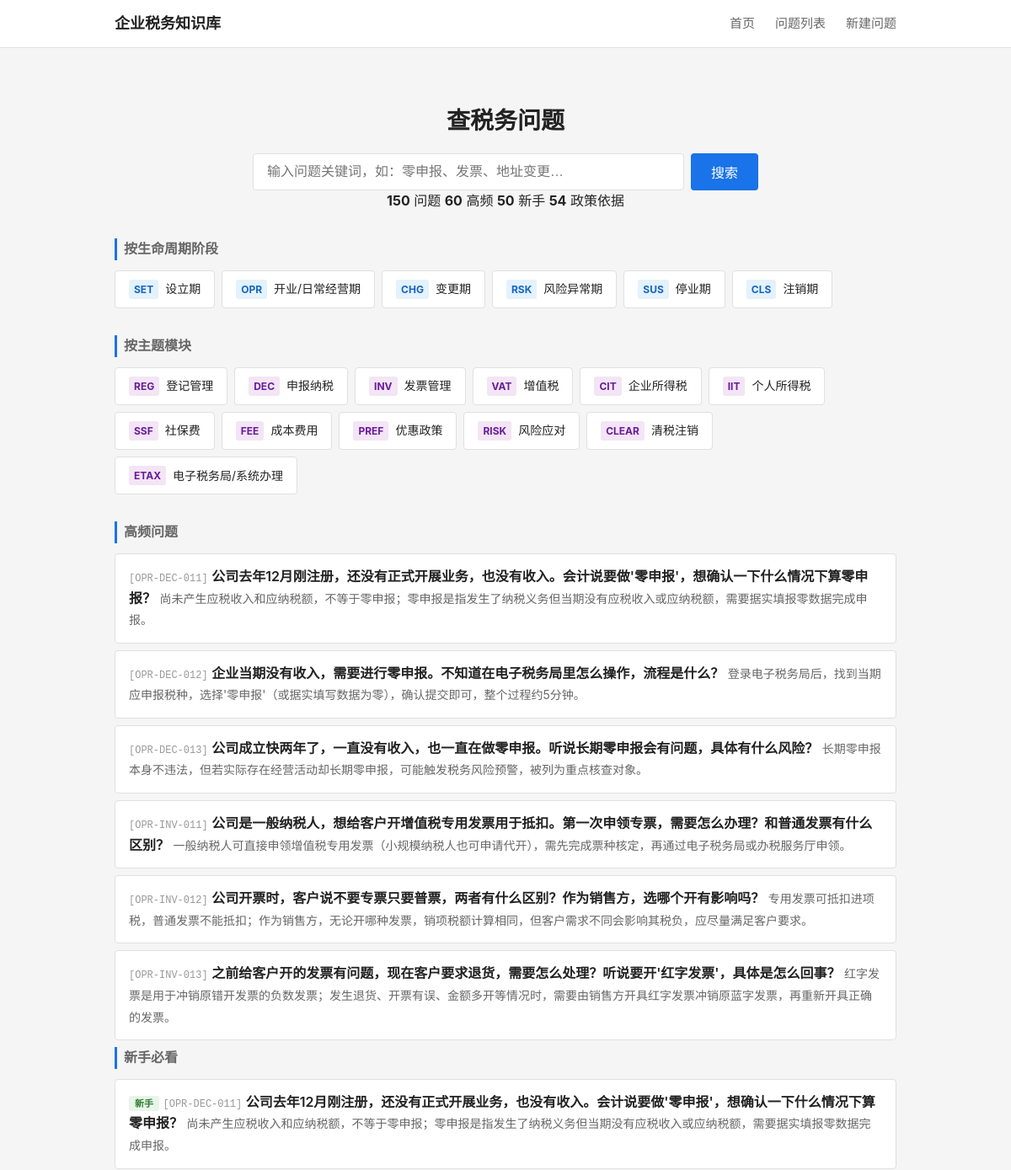
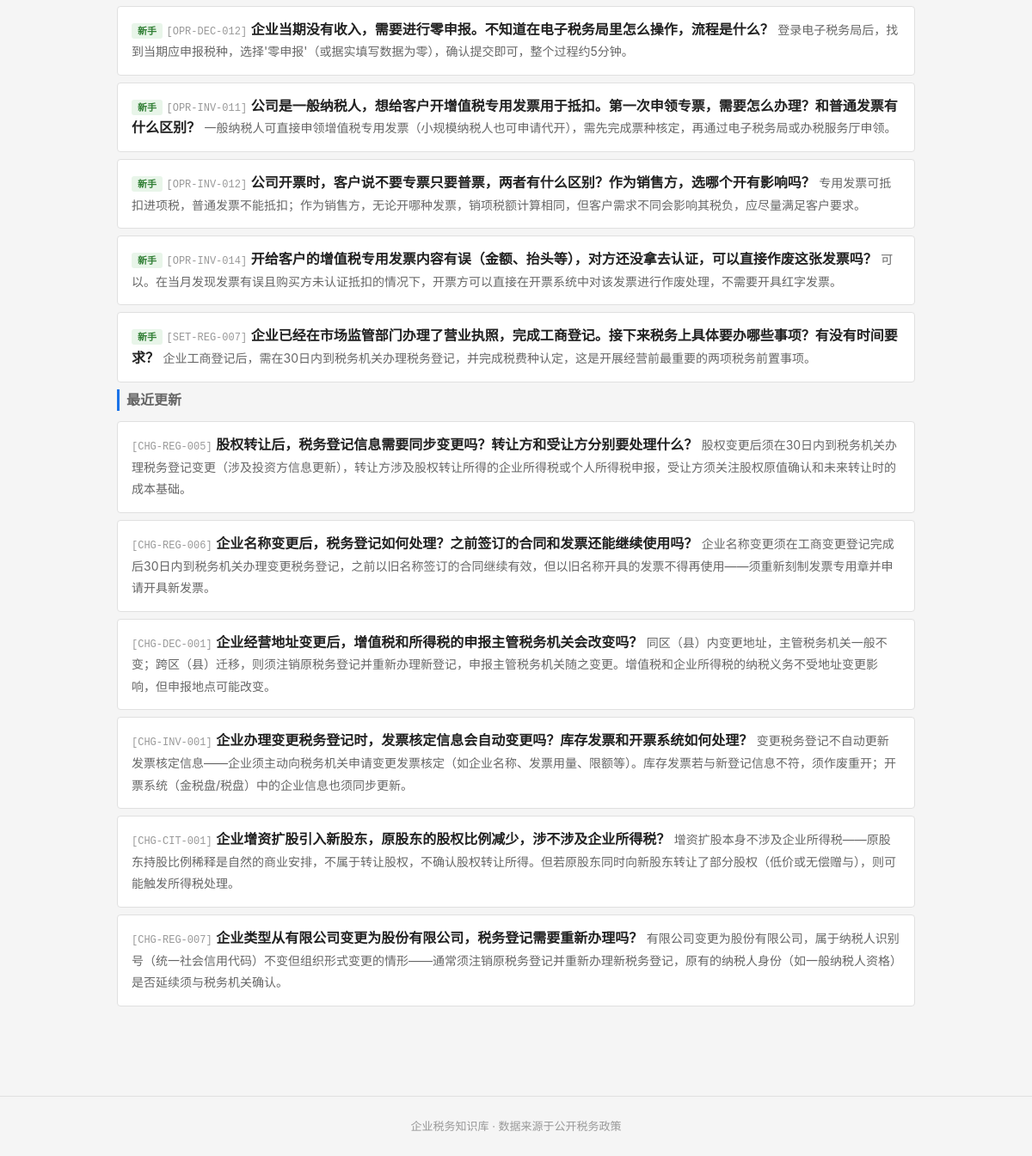
The page / on the database its author committed (2 pictures, top to bottom).
### tables this page shows
CREATE TABLE tag_dict (
    id              INTEGER PRIMARY KEY AUTOINCREMENT,
    tag_code        TEXT NOT NULL UNIQUE,
    tag_name        TEXT NOT NULL,
    tag_category    TEXT,
    parent_id       INTEGER,
    display_order   INTEGER NOT NULL DEFAULT 1,
    status          TEXT NOT NULL DEFAULT 'active',

    FOREIGN KEY (parent_id) REFERENCES tag_dict(id) ON DELETE SET NULL
);

CREATE TABLE question_master (
    id              INTEGER PRIMARY KEY AUTOINCREMENT,
    question_code   TEXT NOT NULL UNIQUE,
    question_title  TEXT NOT NULL,
    question_plain  TEXT NOT NULL,

    -- 分类
    stage_code      TEXT NOT NULL,
    module_code     TEXT NOT NULL,
    question_type   TEXT NOT NULL,

    -- 答案
    one_line_answer TEXT NOT NULL,
    detailed_answer TEXT,
    core_definition TEXT,

    -- 条件与边界
    applicable_conditions TEXT,
    exceptions_boundary   TEXT,

    -- 实务
    practical_steps TEXT,
    risk_warning    TEXT,

    -- 适用范围
    scope_level     TEXT NOT NULL DEFAULT 'scope_national',
    local_region    TEXT,

    -- 确定性
    answer_certainty TEXT NOT NULL DEFAULT 'certain_clear',

    -- 元数据
    keywords        TEXT,
    high_frequency_flag INTEGER NOT NULL DEFAULT 0,
    newbie_flag     INTEGER NOT NULL DEFAULT 0,

    -- 版本管理
    status          TEXT NOT NULL DEFAULT 'draft',
    version_no      INTEGER NOT NULL DEFAULT 1,

    -- 审计字段
    created_at      TEXT NOT NULL DEFAULT (datetime('now')),
    updated_at      TEXT NOT NULL DEFAULT (datetime('now'))
);

### backend/app.py (the view)
    @app.route('/')
    def index():
        from services.question_service import QuestionService
        svc = QuestionService()
        stages = svc.get_stages()
        modules = svc.get_modules()
        high_freq = svc.get_high_frequency(limit=6)
        newbie = svc.get_newbie(limit=6)
        recent = svc.get_recent_updates(limit=6)
        stats = svc.get_stats()
        return render_template('index.html',
                               stages=stages, modules=modules,
                               high_freq=high_freq, newbie=newbie, recent=recent,
                               stats=stats)

### backend/services/question_service.py (called while the page is built)
    def _query(self, sql, params=None):
        conn = sqlite3.connect(self.db_path)
        conn.execute("PRAGMA foreign_keys = ON")
        conn.row_factory = sqlite3.Row
        cur = conn.cursor()
        if params:
            cur.execute(sql, params)
        else:
            cur.execute(sql)
        rows = cur.fetchall()
        conn.close()
        return [dict(r) for r in rows]

    def get_stages(self):
        return self._query("""
            SELECT tag_code, tag_name
            FROM tag_dict
            WHERE tag_category = 'stage'
            ORDER BY display_order
        """)

    def get_modules(self):
        return self._query("""
            SELECT tag_code, tag_name
            FROM tag_dict
            WHERE tag_category = 'module'
            ORDER BY display_order
        """)

    def get_high_frequency(self, limit=10):
        return self._query("""
            SELECT question_code, question_plain, question_title, one_line_answer, stage_code
            FROM question_master
            WHERE status = 'active' AND high_frequency_flag = 1
            ORDER BY updated_at DESC
            LIMIT ?
        """, (limit,))

    def get_newbie(self, limit=10):
        return self._query("""
            SELECT question_code, question_plain, question_title, one_line_answer, stage_code
            FROM question_master
            WHERE status = 'active' AND newbie_flag = 1
            ORDER BY updated_at DESC
            LIMIT ?
        """, (limit,))

    def get_recent_updates(self, limit=10):
        return self._query("""
            SELECT DISTINCT
                q.question_code, q.question_plain, q.question_title, q.one_line_answer,
                q.stage_code, q.updated_at,
                qul.change_summary
            FROM question_master q
            JOIN (
                SELECT question_id, MAX(update_date) as max_date
                FROM question_update_log
                GROUP BY question_id
            ) latest ON q.id = latest.question_id
            JOIN question_update_log qul ON q.id = qul.question_id
                AND qul.update_date = latest.max_date
            WHERE q.status = 'active'
            ORDER BY qul.update_date DESC
            LIMIT ?
        """, (limit,))

### frontend/templates/index.html (shortened to what this page needs)
{% extends "base.html" %}
{% block main %}
<section class="search-section">
    <h1>查税务问题</h1>
    <form action="/questions" method="get" class="search-form">
        <input type="text" name="keyword" placeholder="输入问题关键词，如：零申报、发票、地址变更…" class="search-input">
        <button type="submit" class="search-btn">搜索</button>
    </form>
    {% if stats %}
    <div class="stats-bar">
        <span><strong>{{ stats.total_questions }}</strong> 问题</span>
        <span><strong>{{ stats.total_hf }}</strong> 高频</span>
        <span><strong>{{ stats.total_newbie }}</strong> 新手</span>
        <span><strong>{{ stats.total_policies }}</strong> 政策依据</span>
    </div>
    {% endif %}
</section>
<section class="nav-section">
    <h2 class="section-title">按生命周期阶段</h2>
    <div class="card-grid stage-grid">
        {% for s in stages %}
        <a href="/questions?stage={{ s.tag_code }}" class="card card-stage">
            <span class="card-code">{{ s.tag_code }}</span>
            <span class="card-name">{{ s.tag_name }}</span>
        </a>
        {% endfor %}
    </div>
</section>
<section class="nav-section">
    <h2 class="section-title">按主题模块</h2>
    <div class="card-grid module-grid">
        {% for m in modules %}
        <a href="/questions?module={{ m.tag_code }}" class="card card-module">
            <span class="card-code">{{ m.tag_code }}</span>
            <span class="card-name">{{ m.tag_name }}</span>
        </a>
        {% endfor %}
    </div>
</section>
{% if high_freq %}
<section class="list-section">
    <h2 class="section-title">高频问题</h2>
    <ul class="question-list">
        {% for q in high_freq %}
        <li class="question-item">
            <a href="/question/{{ q.question_code }}" class="question-link">
                <span class="q-code">[{{ q.question_code }}]</span>
                <span class="q-title">{{ q.question_plain }}</span>
                <span class="q-answer">{{ q.one_line_answer }}</span>
            </a>
        </li>
        {% endfor %}
    </ul>
</section>
{% endif %}
{% if newbie %}
<section class="list-section">
    <h2 class="section-title">新手必看</h2>
    <ul class="question-list">
        {% for q in newbie %}
        <li class="question-item">
            <a href="/question/{{ q.question_code }}" class="question-link">
                <span class="q-badge newbie">新手</span>
                <span class="q-code">[{{ q.question_code }}]</span>
                <span class="q-title">{{ q.question_plain }}</span>
                <span class="q-answer">{{ q.one_line_answer }}</span>
            </a>
        </li>
        {% endfor %}
    </ul>
</section>
{% endif %}
{% if recent %}
<section class="list-section">
    <h2 class="section-title">最近更新</h2>
    <ul class="question-list">
        {% for q in recent %}
        <li class="question-item">
            <a href="/question/{{ q.question_code }}" class="question-link">
                <span class="q-code">[{{ q.question_code }}]</span>
                <span class="q-title">{{ q.question_plain }}</span>
                <span class="q-answer">{{ q.one_line_answer }}</span>
            </a>
        </li>
        {% endfor %}
    </ul>
</section>
{% endif %}
{% endblock %}

### frontend/static/css/style.css (style rules this page uses)
:root { --bg: #f5f5f5; --surface: #ffffff; --border: #e0e0e0; --text: #222222; --text-secondary: #666666; --text-light: #999999; --accent: #1a73e8; --accent-hover: #1557b0; --warning-bg: #fff8e1; --warning-border: #ffc107; --exception-bg: #fff3e0; --exception-border: #ff9800; --tag-stage: #e3f2fd; --tag-module: #f3e5f5; --tag-hf: #fce4ec; --tag-newbie: #e8f5e9; --certainty-clear: #c8e6c9; --certainty-condition: #fff9c4; --certainty-dispute: #ffcdd2; }
* { box-sizing: border-box; margin: 0; padding: 0; }
body { font-family: -apple-system, BlinkMacSystemFont, "Segoe UI", Roboto, "Helvetica Neue", Arial, sans-serif; background: var(--bg); color: var(--text); line-height: 1.6; }
a { color: var(--accent); text-decoration: none; }
.search-section { text-align: center; padding: 40px 0 32px; }
.search-section h1 { font-size: 28px; margin-bottom: 16px; }
.search-form { display: flex; gap: 8px; max-width: 600px; margin: 0 auto; }
.search-input { flex: 1; padding: 10px 16px; font-size: 16px; border: 1px solid var(--border); border-radius: 4px; outline: none; }
.search-btn { padding: 10px 24px; font-size: 16px; background: var(--accent); color: white; border: none; border-radius: 4px; cursor: pointer; }
.section-title { font-size: 16px; font-weight: 600; color: var(--text-secondary); margin-bottom: 12px; border-left: 3px solid var(--accent); padding-left: 8px; }
.nav-section { margin-bottom: 32px; }
.card-grid { display: flex; flex-wrap: wrap; gap: 8px; }
.card { display: flex; align-items: center; gap: 8px; padding: 10px 16px; background: var(--surface); border: 1px solid var(--border); border-radius: 4px; transition: border-color 0.15s; }
.card-code { font-size: 12px; font-weight: 700; color: var(--accent); background: #e8f0fe; padding: 2px 6px; border-radius: 3px; }
.card-stage .card-code { background: var(--tag-stage); color: #1565c0; }
.card-module .card-code { background: var(--tag-module); color: #6a1b9a; }
.card-name { font-size: 14px; color: var(--text); }
.question-list { list-style: none; }
.question-item { margin-bottom: 8px; }
.question-link { display: block; padding: 14px 16px; background: var(--surface); border: 1px solid var(--border); border-radius: 4px; }
.q-code { font-size: 12px; color: var(--text-light); font-family: monospace; }
.q-badge { font-size: 11px; padding: 2px 7px; border-radius: 3px; font-weight: 600; }
.q-badge.newbie { background: var(--tag-newbie); color: #2e7d32; }
.q-title { font-size: 16px; font-weight: 600; color: var(--text); margin-bottom: 4px; }
.q-answer { font-size: 14px; color: var(--text-secondary); }

### rows shown on the page
tag_dict: tag_code "SET", tag_name "设立期"
tag_dict: tag_code "OPR", tag_name "开业/日常经营期"
tag_dict: tag_code "CHG", tag_name "变更期"
tag_dict: tag_code "RSK", tag_name "风险异常期"
tag_dict: tag_code "SUS", tag_name "停业期"
tag_dict: tag_code "CLS", tag_name "注销期"
tag_dict: tag_code "REG", tag_name "登记管理"
tag_dict: tag_code "DEC", tag_name "申报纳税"
tag_dict: tag_code "INV", tag_name "发票管理"
tag_dict: tag_code "VAT", tag_name "增值税"
tag_dict: tag_code "CIT", tag_name "企业所得税"
tag_dict: tag_code "IIT", tag_name "个人所得税"
tag_dict: tag_code "SSF", tag_name "社保费"
tag_dict: tag_code "FEE", tag_name "成本费用"
tag_dict: tag_code "PREF", tag_name "优惠政策"
tag_dict: tag_code "RISK", tag_name "风险应对"
tag_dict: tag_code "CLEAR", tag_name "清税注销"
tag_dict: tag_code "ETAX", tag_name "电子税务局/系统办理"
question_master: question_code "OPR-DEC-011", question_plain "公司去年12月刚注册，还没有正式开展业务，也没有收入。会计说要做'零申报'，想确认一下什么情况下算零申报？", one_line_answer "尚未产生应税收入和应纳税额，不等于零申报；零申报是指发生了纳税义务但当期没有应税收入或应纳税额，需要据实填报零数据完成申报。"
question_master: question_code "OPR-DEC-012", question_plain "企业当期没有收入，需要进行零申报。不知道在电子税务局里怎么操作，流程是什么？", one_line_answer "登录电子税务局后，找到当期应申报税种，选择'零申报'（或据实填写数据为零），确认提交即可，整个过程约5分钟。"
question_master: question_code "OPR-DEC-013", question_plain "公司成立快两年了，一直没有收入，也一直在做零申报。听说长期零申报会有问题，具体有什么风险？", one_line_answer "长期零申报本身不违法，但若实际存在经营活动却长期零申报，可能触发税务风险预警，被列为重点核查对象。"
question_master: question_code "OPR-INV-011", question_plain "公司是一般纳税人，想给客户开增值税专用发票用于抵扣。第一次申领专票，需要怎么办理？和普通发票有什么区别？", one_line_answer "一般纳税人可直接申领增值税专用发票（小规模纳税人也可申请代开），需先完成票种核定，再通过电子税务局或办税服务厅申领。"
question_master: question_code "OPR-INV-012", question_plain "公司开票时，客户说不要专票只要普票，两者有什么区别？作为销售方，选哪个开有影响吗？", one_line_answer "专用发票可抵扣进项税，普通发票不能抵扣；作为销售方，无论开哪种发票，销项税额计算相同，但客户需求不同会影响其税负，应尽量满足客户要求。"
question_master: question_code "OPR-INV-013", question_plain "之前给客户开的发票有问题，现在客户要求退货，需要怎么处理？听说要开'红字发票'，具体是怎么回事？", one_line_answer "红字发票是用于冲销原错开发票的负数发票；发生退货、开票有误、金额多开等情况时，需要由销售方开具红字发票冲销原蓝字发票，再重新开具正确的发票。"
question_master: question_code "OPR-INV-014", question_plain "开给客户的增值税专用发票内容有误（金额、抬头等），对方还没拿去认证，可以直接作废这张发票吗？", one_line_answer "可以。在当月发现发票有误且购买方未认证抵扣的情况下，开票方可以直接在开票系统中对该发票进行作废处理，不需要开具红字发票。"
question_master: question_code "SET-REG-007", question_plain "企业已经在市场监管部门办理了营业执照，完成工商登记。接下来税务上具体要办哪些事项？有没有时间要求？", one_line_answer "企业工商登记后，需在30日内到税务机关办理税务登记，并完成税费种认定，这是开展经营前最重要的两项税务前置事项。"
question_master: question_code "CHG-REG-005", question_plain "股权转让后，税务登记信息需要同步变更吗？转让方和受让方分别要处理什么？", one_line_answer "股权变更后须在30日内到税务机关办理税务登记变更（涉及投资方信息更新），转让方涉及股权转让所得的企业所得税或个人所得税申报，受让方须关注股权原值确认和未来转让时的成本基础。"
question_master: question_code "CHG-REG-006", question_plain "企业名称变更后，税务登记如何处理？之前签订的合同和发票还能继续使用吗？", one_line_answer "企业名称变更须在工商变更登记完成后30日内到税务机关办理变更税务登记，之前以旧名称签订的合同继续有效，但以旧名称开具的发票不得再使用——须重新刻制发票专用章并申请开具新发票。"
question_master: question_code "CHG-DEC-001", question_plain "企业经营地址变更后，增值税和所得税的申报主管税务机关会改变吗？", one_line_answer "同区（县）内变更地址，主管税务机关一般不变；跨区（县）迁移，则须注销原税务登记并重新办理新登记，申报主管税务机关随之变更。增值税和企业所得税的纳税义务不受地址变更影响，但申报地点可能改变。"
question_master: question_code "CHG-INV-001", question_plain "企业办理变更税务登记时，发票核定信息会自动变更吗？库存发票和开票系统如何处理？", one_line_answer "变更税务登记不自动更新发票核定信息——企业须主动向税务机关申请变更发票核定（如企业名称、发票用量、限额等）。库存发票若与新登记信息不符，须作废重开；开票系统（金税盘/税盘）中的企业信息也须同步更新。"
question_master: question_code "CHG-CIT-001", question_plain "企业增资扩股引入新股东，原股东的股权比例减少，涉不涉及企业所得税？", one_line_answer "增资扩股本身不涉及企业所得税——原股东持股比例稀释是自然的商业安排，不属于转让股权，不确认股权转让所得。但若原股东同时向新股东转让了部分股权（低价或无偿赠与），则可能触发所得税处理。"
question_master: question_code "CHG-REG-007", question_plain "企业类型从有限公司变更为股份有限公司，税务登记需要重新办理吗？", one_line_answer "有限公司变更为股份有限公司，属于纳税人识别号（统一社会信用代码）不变但组织形式变更的情形——通常须注销原税务登记并重新办理新税务登记，原有的纳税人身份（如一般纳税人资格）是否延续须与税务机关确认。"

### other values the page prints
{{ stats.total_questions }} "150"
{{ stats.total_hf }} "60"
{{ stats.total_newbie }} "50"
{{ stats.total_policies }} "54"
